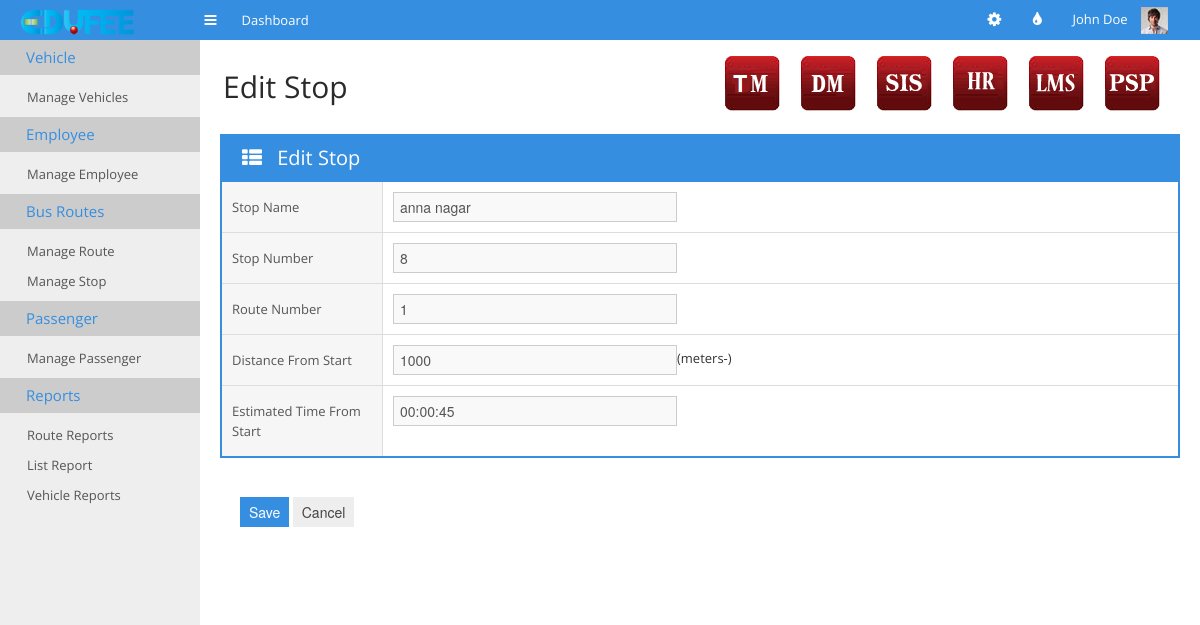
Screenshot of /tm-edit-stop.php?id=8 with the database file from the repository.
### tables this page shows
CREATE TABLE IF NOT EXISTS `tm_bus_stop` (
  `name` text,
  `id` int(11) NOT NULL,
  `route` int(11) DEFAULT NULL,
  `distance` bigint(20) DEFAULT NULL,
  `estimated_time` time DEFAULT NULL
);

### tm-edit-stop.php (the view, shortened to what this page needs)
<?php
require_once "datas.php";
$dbconnection = connectSQL($dbdetails);
if(mysqli_connect_errno())
{
    echo "db_connection_fail";
}
else {
    if (isset($_GET['id'])) {
        $id = $_GET['id'];
        $query = "select * from tm_bus_stop where id=" . $id ."  limit 1";
        if ($result=$dbconnection->query($query)){
            if($result->num_rows==1) {
                $row = $result->fetch_array();
                ?>
<!doctype html>
<html>
<head>
    <link rel="stylesheet" href="css/bootstrap.min.css">
    <link rel="stylesheet" href="css/bootstrap-responsive.min.css">
    <link rel="stylesheet" href="css/plugins/jquery-ui/smoothness/jquery-ui.css">
    <link rel="stylesheet" href="css/plugins/jquery-ui/smoothness/jquery.ui.theme.css">
    <link rel="stylesheet" href="css/style.css">
    <link rel="stylesheet" href="css/themes.css">
</head>
<body>
<div id="navigation">
    <div class="container-fluid">
        <a href="#" id="brand"></a>
        <a href="#" class="toggle-nav" rel="tooltip" data-placement="bottom" title="Toggle navigation"><i class="icon-reorder"></i></a>
        <ul class='main-nav'>
            <li>
                <a href="index.html">
                    <span>Dashboard</span>
                </a>
            </li>
        </ul>
        <div class="user">
            <ul class="icon-nav">
                <li class="dropdown sett">
                    <a href="#" class='dropdown-toggle' data-toggle="dropdown"><i class="icon-cog"></i></a>
                </li>
                <li class='dropdown colo'>
                    <a href="#" class='dropdown-toggle' data-toggle="dropdown"><i class="icon-tint"></i></a>
                </li>
            </ul>
            <div class="dropdown">
                <a href="#" class='dropdown-toggle' data-toggle="dropdown">John Doe <img src="img/demo/user-avatar.jpg" alt=""></a>
            </div>
        </div>
    </div>
</div>
<div class="container-fluid" id="content">
    <?php
    require_once "cms.php";
    ?>
    <div id="main">
        <div class="container-fluid">
            <div class="page-header">
                <div class="pull-left">
                    <h1>Edit Stop</h1>
                </div>
                <div class="pull-right">
                    <ul class="minitiles" style="display:inline !important;">
                        <li><a href="tm_main.html"><img src="img/tm_icon.png" alt=""></a></li>
                        <li><a href="http://www.edufee.com/subscribe_donation/"><img src="img/dm_icon.png" alt=""></a></li>
                        <li> <a href="http://www.edufee.com/SIS/home/"><img src="img/sis_icon.png" alt="" style="border:none;" border="0"/></a> </li>
                        <li><a href="http://www.edufee.com/hrm/symfony/web/index.php/admin/LandingPage"><img src="img/hr_icon.png" alt=""></a></li>
                        <li> <a href="http://www.edufee.com/openbiblio/catalog/home.php"><img src="img/lms_icon.png" alt="" style="border:none;" border="0"/></a> </li>
                        <li><a href="http://www.edufee.com/psp_dashboard/psp"><img src="img/psp_icon.png" alt="" border="0"/>
                            </a></li>
                    </ul>
                </div>
            </div>
        </div>
        <div class="container-fluid">
            <div class="box box-bordered box-color">
                <div class="box-title">
                    <h3><i class="icon-th-list"></i> Edit Stop</h3>
                </div>
                <div class="box-content nopadding">
                    <form  name="main-form" action="tm-edit-stop-submit.php" method="POST" class='form-horizontal form-bordered' >
                        <div class="control-group">
                            <label for="name" class="control-label">Stop Name</label>
                            <div class="controls">
                                <input type="text" name="name" id="textfield" placeholder="" class="input-xlarge"
                                       value="<?php echo $row['name'] ?>">
                            </div>
                        </div>
                        <div class="control-group">
                            <label for="number" class="control-label">Stop Number</label>
                            <div class="controls">
                                <input type="text" name="number" id="textfield" placeholder="" class="input-xlarge"
                                       readonly value="<?php echo $row['id'] ?>">
                            </div>
                        </div>
                        <div class="control-group">
                            <label for="routenumber" class="control-label">Route Number</label>
                            <div class="controls">
                                <input type="text" name="routenumber" id="textfield" placeholder="" class="input-xlarge"
                                       value="<?php echo $row['route'] ?>">
                            </div>
                        </div>
                        <div class="control-group">
                            <label for="distance" class="control-label">Distance From Start</label>
                            <div class="controls">
                                <input type="text" name="distance" id="textfield" placeholder="" class="input-xlarge"
                                       value="<?php echo $row['distance'] ?>">(meters-)
                            </div>
                        </div>
                        <div class="control-group">
                            <label for="eta" class="control-label">Estimated Time From Start</label>
                            <div class="controls">
                                <input type="text" name="eta" id="textfield" placeholder="" class="input-xlarge"
                                       value="<?php echo $row['estimated_time'] ?>">
                            </div>
                        </div>
                </div>
                <div class="form-actions">
                    <button  type="submit" class="btn btn-primary">Save</button>
                    <a href="tm-manage-stop.php">
                        <button type="button" class="btn" >Cancel</button>
                    </a>
                </div>
            </div>
        </div>
    </div>
</div>
</body>
</html>
            <?php
            }
        }else{
            echo $dbconnection->error;
        }
    }
}
?>

### rows the page displays
tm_bus_stop: name "anna nagar", number "8", routenumber "1", distance "1000", eta "00:00:45"
